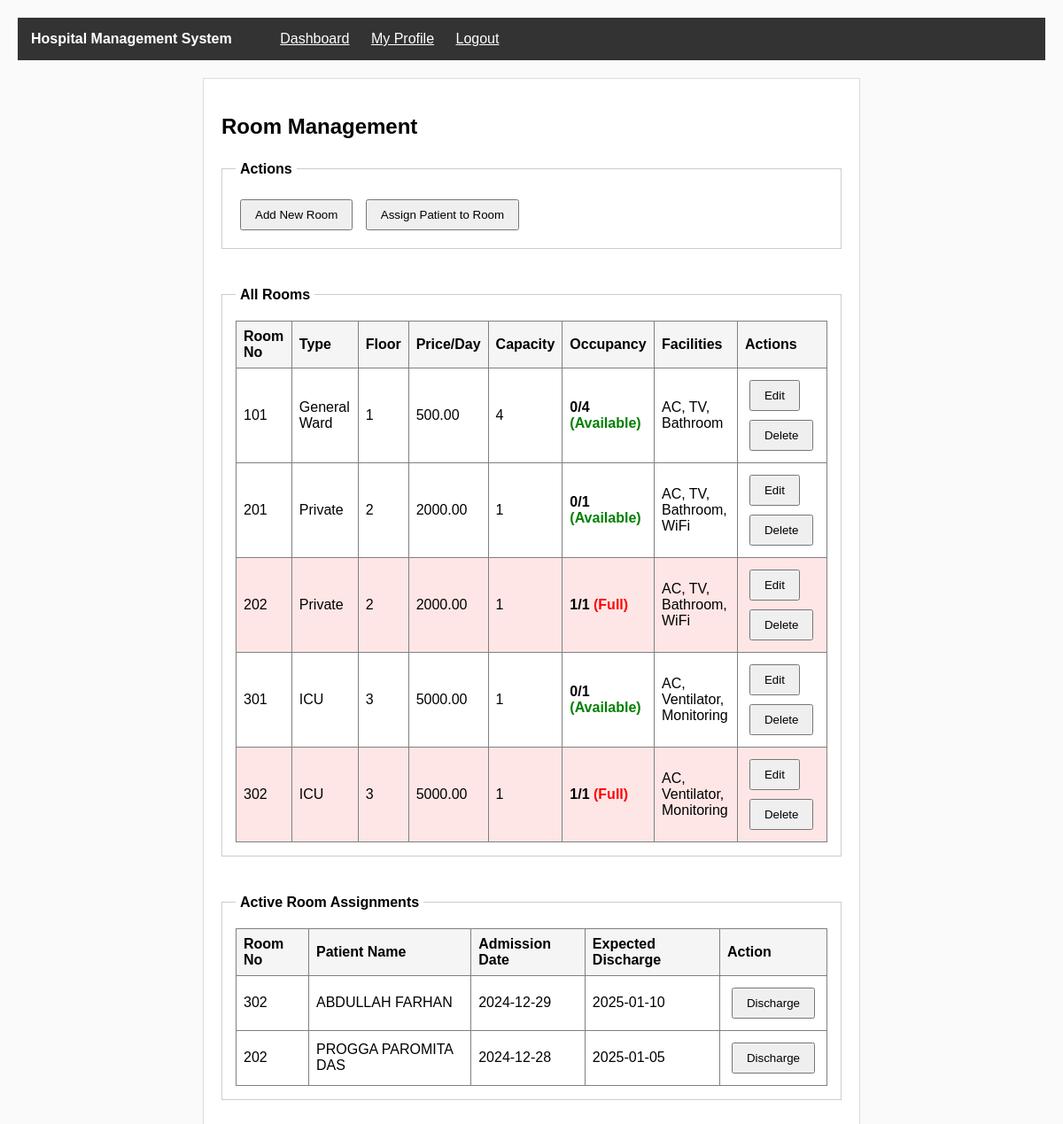
Page /view/room_list.php (signed in) on the committed database.
### tables this page shows
CREATE TABLE rooms (
  id INT AUTO_INCREMENT PRIMARY KEY,
  room_number VARCHAR(20) NOT NULL UNIQUE,
  room_type VARCHAR(50) NOT NULL,
  floor VARCHAR(20),
  capacity INT DEFAULT 1,
  price_per_day DECIMAL(10,2) NOT NULL,
  facilities TEXT,
  description TEXT,
  status VARCHAR(20) DEFAULT 'Available'
);

CREATE TABLE room_assignments (
  id INT AUTO_INCREMENT PRIMARY KEY,
  patient_id INT NOT NULL,
  room_id INT NOT NULL,
  admission_date DATE NOT NULL,
  discharge_date DATE,
  expected_discharge_date DATE,
  admission_notes TEXT,
  assigned_by INT NOT NULL,
  FOREIGN KEY (patient_id) REFERENCES patients(id),
  FOREIGN KEY (room_id) REFERENCES rooms(id),
  FOREIGN KEY (assigned_by) REFERENCES users(id)
);

CREATE TABLE users (
  id INT AUTO_INCREMENT PRIMARY KEY,
  full_name VARCHAR(100) NOT NULL,
  email VARCHAR(100) NOT NULL,
  phone VARCHAR(20) NOT NULL,
  username VARCHAR(50) NOT NULL UNIQUE,
  password VARCHAR(255) NOT NULL,
  role VARCHAR(20) NOT NULL,
  profile_picture VARCHAR(255),
  original_picture_name VARCHAR(255),
  address TEXT,
  registration_date TIMESTAMP DEFAULT CURRENT_TIMESTAMP
);

### model/roomModel.php (called while the page is built, shortened)
<?php
function getAllRooms()
{
    $con = getConnection();
    $sql = "SELECT * FROM rooms ORDER BY room_number ASC";
    $result = mysqli_query($con, $sql);
    $rooms = array();
    while ($row = mysqli_fetch_assoc($result)) {
        $rooms[] = $row;
    }
    return $rooms;
}
function getActiveAssignments()
{
    $con = getConnection();
    $sql = "SELECT ra.*, p.id as patient_id, u.full_name as patient_name, r.room_number
            FROM room_assignments ra
            JOIN rooms r ON ra.room_id = r.id
            JOIN patients p ON ra.patient_id = p.id
            JOIN users u ON p.user_id = u.id
            WHERE ra.discharge_date IS NULL
            ORDER BY ra.admission_date DESC";
    $result = mysqli_query($con, $sql);
    $assignments = array();
    while ($row = mysqli_fetch_assoc($result)) {
        $assignments[] = $row;
    }
    return $assignments;
}
function getRoomOccupancy($room_id)
{
    $con = getConnection();
    $sql = "SELECT COUNT(*) as count FROM room_assignments WHERE room_id='{$room_id}' AND discharge_date IS NULL";
    $result = mysqli_query($con, $sql);
    $row = mysqli_fetch_assoc($result);
    return $row['count'];
}
?>

### view/room_list.php (the view, shortened to what this page needs)
<?php
require_once('../model/roomModel.php');
$rooms = getAllRooms();
$assignments = getActiveAssignments();
?>
<!DOCTYPE html>
<html lang="en">
<head>
    <link rel="stylesheet" href="../assets/css/style.css">
</head>
<body>
    <div class="navbar">
        <span class="navbar-title">Hospital Management System</span>
        <a href="dashboard_admin.php" class="navbar-link">Dashboard</a>
        <a href="profile_view.php" class="navbar-link">My Profile</a>
        <a href="../controller/logout.php" class="navbar-link">Logout</a>
    </div>
    <div class="main-container">
        <h2>Room Management</h2>
        <fieldset>
            <legend>Actions</legend>
            <a href="room_add.php"><button type="button">Add New Room</button></a>
            <a href="room_assign.php"><button type="button">Assign Patient to Room</button></a>
        </fieldset>
        <br>
        <fieldset>
            <legend>All Rooms</legend>
            <table border="1" cellpadding="8" width="100%">
                <tr>
                    <th>Room No</th>
                    <th>Type</th>
                    <th>Floor</th>
                    <th>Price/Day</th>
                    <th>Capacity</th>
                    <th>Occupancy</th>
                    <th>Facilities</th>
                    <th>Actions</th>
                </tr>
                <?php if (count($rooms) > 0): ?>
                    <?php foreach ($rooms as $room): ?>
                        <?php
                        $occupancy = getRoomOccupancy($room['id']);
                        $capacity = $room['capacity'];
                        $isFull = ($occupancy >= $capacity);
                        ?>
                        <tr <?php if ($isFull)
                            echo 'style="background-color: #ffe6e6;"'; ?>>
                            <td>
                                <?php echo $room['room_number']; ?>
                            </td>
                            <td>
                                <?php echo $room['room_type']; ?>
                            </td>
                            <td>
                                <?php echo $room['floor']; ?>
                            </td>
                            <td>
                                <?php echo $room['price_per_day']; ?>
                            </td>
                            <td>
                                <?php echo $capacity; ?>
                            </td>
                            <td><strong>
                                    <?php echo $occupancy . '/' . $capacity; ?>
                                    <?php if ($isFull): ?>
                                        <span style="color: red;">(Full)</span>
                                    <?php elseif ($occupancy > 0): ?>
                                        <span style="color: orange;">(Partial)</span>
                                    <?php else: ?>
                                        <span style="color: green;">(Available)</span>
                                    <?php endif; ?>
                                </strong></td>
                            <td>
                                <?php echo $room['facilities']; ?>
                            </td>
                            <td>
                                <a href="room_edit.php?id=<?php echo $room['id']; ?>"><button>Edit</button></a>
                                <a href="../controller/delete_room.php?id=<?php echo $room['id']; ?>"
                                    onclick="return confirm('Delete this room?');"><button>Delete</button></a>
                            </td>
                        </tr>
                    <?php endforeach; ?>
                <?php else: ?>
                    <tr>
                        <td colspan="8" align="center">No rooms found</td>
                    </tr>
                <?php endif; ?>
            </table>
        </fieldset>
        <br>
        <fieldset>
            <legend>Active Room Assignments</legend>
            <table border="1" cellpadding="8" width="100%">
                <tr>
                    <th>Room No</th>
                    <th>Patient Name</th>
                    <th>Admission Date</th>
                    <th>Expected Discharge</th>
                    <th>Action</th>
                </tr>
                <?php if (count($assignments) > 0): ?>
                    <?php foreach ($assignments as $a): ?>
                        <tr>
                            <td>
                                <?php echo $a['room_number']; ?>
                            </td>
                            <td>
                                <?php echo $a['patient_name']; ?>
                            </td>
                            <td>
                                <?php echo $a['admission_date']; ?>
                            </td>
                            <td>
                                <?php echo $a['expected_discharge_date']; ?>
                            </td>
                            <td>
                                <a href="../controller/discharge_patient.php?id=<?php echo $a['id']; ?>&room_id=<?php echo $a['room_id']; ?>"
                                    onclick="return confirm('Discharge this patient and free the room?');"><button>Discharge</button></a>
                            </td>
                        </tr>
                    <?php endforeach; ?>
                <?php else: ?>
                    <tr>
                        <td colspan="5" align="center">No active assignments</td>
                    </tr>
                <?php endif; ?>
            </table>
        </fieldset>
    </div>
</body>
</html>

### assets/css/style.css (style rules this page uses)
body { margin: 0; padding: 20px; background-color: #fafafa; font-family: Arial, sans-serif; }
.main-container { width: 700px; margin: 20px auto; padding: 20px; background-color: white; border: 1px solid #ddd; }
.navbar { background-color: #333; color: white; padding: 15px; margin-bottom: 20px; }
.navbar-title { margin-right: 30px; font-weight: bold; }
.navbar-link { color: white; margin-left: 20px; }
fieldset { padding: 15px; margin: 10px 0; border: 1px solid #ccc; }
legend { font-weight: bold; padding: 5px; }
table { width: 100%; border-collapse: collapse; }
td { padding: 8px; }
th { padding: 8px; text-align: left; background-color: #f5f5f5; }
input[type="submit"], button { padding: 8px 15px; margin: 5px; cursor: pointer; }
a { color: blue; }

### rows in the picture
rooms: room_number "101", room_type "General Ward", floor "1", price_per_day "500.00", capacity "4", occupancy "0", shows "(Available)", facilities "AC, TV, Bathroom"
rooms: room_number "201", room_type "Private", floor "2", price_per_day "2000.00", capacity "1", occupancy "0", shows "(Available)", facilities "AC, TV, Bathroom, WiFi"
rooms: room_number "202", room_type "Private", floor "2", price_per_day "2000.00", capacity "1", occupancy "1", shows "(Full)", facilities "AC, TV, Bathroom, WiFi"
rooms: room_number "301", room_type "ICU", floor "3", price_per_day "5000.00", capacity "1", occupancy "0", shows "(Available)", facilities "AC, Ventilator, Monitoring"
rooms: room_number "302", room_type "ICU", floor "3", price_per_day "5000.00", capacity "1", occupancy "1", shows "(Full)", facilities "AC, Ventilator, Monitoring"
room_assignments: room.room_number "302", users.full_name "ABDULLAH FARHAN", admission_date "2024-12-29", expected_discharge_date "2025-01-10"
room_assignments: room.room_number "202", users.full_name "PROGGA PAROMITA DAS", admission_date "2024-12-28", expected_discharge_date "2025-01-05"
